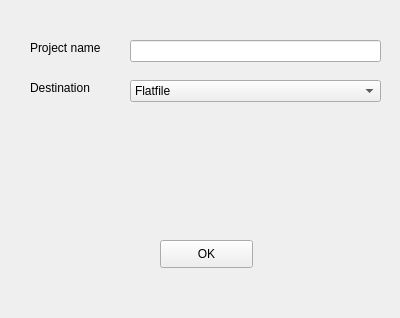
<?xml version="1.0" encoding="UTF-8"?>
<ui version="4.0">
 <class>NewProject</class>
 <widget class="QWidget" name="NewProject">
  <property name="geometry">
   <rect>
    <x>0</x>
    <y>0</y>
    <width>400</width>
    <height>318</height>
   </rect>
  </property>
  <property name="windowTitle">
   <string>New Project</string>
  </property>
  <widget class="QLabel" name="label">
   <property name="geometry">
    <rect>
     <x>30</x>
     <y>40</y>
     <width>81</width>
     <height>16</height>
    </rect>
   </property>
   <property name="text">
    <string>Project name</string>
   </property>
  </widget>
  <widget class="QLineEdit" name="lineEdit">
   <property name="geometry">
    <rect>
     <x>130</x>
     <y>40</y>
     <width>251</width>
     <height>22</height>
    </rect>
   </property>
  </widget>
  <widget class="QPushButton" name="okBtn">
   <property name="geometry">
    <rect>
     <x>160</x>
     <y>240</y>
     <width>93</width>
     <height>28</height>
    </rect>
   </property>
   <property name="text">
    <string>OK</string>
   </property>
  </widget>
  <widget class="QLabel" name="label_2">
   <property name="geometry">
    <rect>
     <x>30</x>
     <y>80</y>
     <width>81</width>
     <height>16</height>
    </rect>
   </property>
   <property name="text">
    <string>Destination</string>
   </property>
  </widget>
  <widget class="QComboBox" name="destinationCbx">
   <property name="geometry">
    <rect>
     <x>130</x>
     <y>80</y>
     <width>251</width>
     <height>22</height>
    </rect>
   </property>
   <item>
    <property name="text">
     <string>Flatfile</string>
    </property>
   </item>
   <item>
    <property name="text">
     <string>Excel</string>
    </property>
   </item>
   <item>
    <property name="text">
     <string>Xml</string>
    </property>
   </item>
   <item>
    <property name="text">
     <string>Json</string>
    </property>
   </item>
   <item>
    <property name="text">
     <string>SQL Server</string>
    </property>
   </item>
   <item>
    <property name="text">
     <string>MySQL</string>
    </property>
   </item>
  </widget>
 </widget>
 <resources/>
 <connections/>
</ui>
